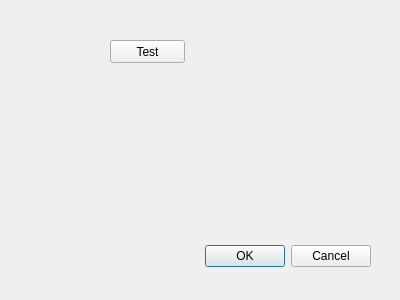
<?xml version="1.0" encoding="UTF-8"?>
<ui version="4.0">
 <class>Dialog</class>
 <widget class="QDialog" name="Dialog">
  <property name="geometry">
   <rect>
    <x>0</x>
    <y>0</y>
    <width>400</width>
    <height>300</height>
   </rect>
  </property>
  <property name="windowTitle">
   <string>Dialog</string>
  </property>
  <widget class="QDialogButtonBox" name="buttonBox">
   <property name="geometry">
    <rect>
     <x>30</x>
     <y>240</y>
     <width>341</width>
     <height>32</height>
    </rect>
   </property>
   <property name="orientation">
    <enum>Qt::Horizontal</enum>
   </property>
   <property name="standardButtons">
    <set>QDialogButtonBox::Cancel|QDialogButtonBox::Ok</set>
   </property>
  </widget>
  <widget class="QPushButton" name="pushButton">
   <property name="geometry">
    <rect>
     <x>110</x>
     <y>40</y>
     <width>75</width>
     <height>23</height>
    </rect>
   </property>
   <property name="text">
    <string>Test</string>
   </property>
  </widget>
 </widget>
 <resources/>
 <connections>
  <connection>
   <sender>buttonBox</sender>
   <signal>accepted()</signal>
   <receiver>Dialog</receiver>
   <slot>accept()</slot>
   <hints>
    <hint type="sourcelabel">
     <x>248</x>
     <y>254</y>
    </hint>
    <hint type="destinationlabel">
     <x>157</x>
     <y>274</y>
    </hint>
   </hints>
  </connection>
  <connection>
   <sender>buttonBox</sender>
   <signal>rejected()</signal>
   <receiver>Dialog</receiver>
   <slot>reject()</slot>
   <hints>
    <hint type="sourcelabel">
     <x>316</x>
     <y>260</y>
    </hint>
    <hint type="destinationlabel">
     <x>286</x>
     <y>274</y>
    </hint>
   </hints>
  </connection>
 </connections>
</ui>
